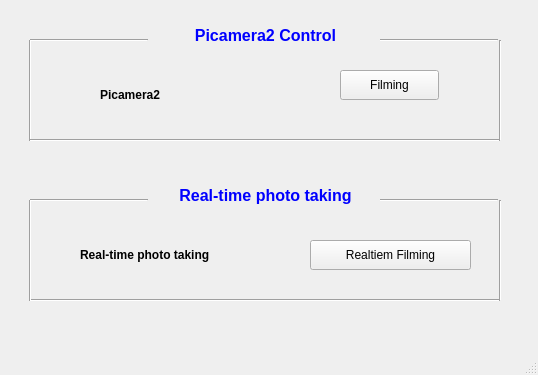
<?xml version="1.0" encoding="UTF-8"?>
<ui version="4.0">
 <class>MainWindow</class>
 <widget class="QMainWindow" name="MainWindow">
  <property name="geometry">
   <rect>
    <x>0</x>
    <y>0</y>
    <width>538</width>
    <height>375</height>
   </rect>
  </property>
  <property name="windowTitle">
   <string>MainWindow</string>
  </property>
  <widget class="QWidget" name="centralwidget">
   <widget class="QPushButton" name="capture_button">
    <property name="geometry">
     <rect>
      <x>340</x>
      <y>70</y>
      <width>99</width>
      <height>30</height>
     </rect>
    </property>
    <property name="text">
     <string>Filming</string>
    </property>
   </widget>
   <widget class="QLabel" name="status_label">
    <property name="geometry">
     <rect>
      <x>100</x>
      <y>70</y>
      <width>211</width>
      <height>51</height>
     </rect>
    </property>
    <property name="text">
     <string>&lt;html&gt;&lt;head/&gt;&lt;body&gt;&lt;p&gt;&lt;span style=&quot; font-weight:600;&quot;&gt;Picamera2&lt;/span&gt;&lt;/p&gt;&lt;/body&gt;&lt;/html&gt;</string>
    </property>
   </widget>
   <widget class="Line" name="line_27">
    <property name="geometry">
     <rect>
      <x>380</x>
      <y>190</y>
      <width>118</width>
      <height>20</height>
     </rect>
    </property>
    <property name="orientation">
     <enum>Qt::Horizontal</enum>
    </property>
   </widget>
   <widget class="Line" name="line_24">
    <property name="geometry">
     <rect>
      <x>380</x>
      <y>30</y>
      <width>118</width>
      <height>20</height>
     </rect>
    </property>
    <property name="orientation">
     <enum>Qt::Horizontal</enum>
    </property>
   </widget>
   <widget class="QLabel" name="label_2">
    <property name="geometry">
     <rect>
      <x>160</x>
      <y>170</y>
      <width>211</width>
      <height>41</height>
     </rect>
    </property>
    <property name="text">
     <string>&lt;html&gt;&lt;head/&gt;&lt;body&gt;&lt;p align=&quot;center&quot;&gt;&lt;span style=&quot; font-size:18pt; font-weight:600; color:#0000ff; vertical-align:sub;&quot;&gt;Real-time photo taking&lt;/span&gt;&lt;/p&gt;&lt;/body&gt;&lt;/html&gt;</string>
    </property>
   </widget>
   <widget class="Line" name="line_3">
    <property name="geometry">
     <rect>
      <x>20</x>
      <y>40</y>
      <width>20</width>
      <height>101</height>
     </rect>
    </property>
    <property name="orientation">
     <enum>Qt::Vertical</enum>
    </property>
   </widget>
   <widget class="Line" name="line_28">
    <property name="geometry">
     <rect>
      <x>30</x>
      <y>290</y>
      <width>471</width>
      <height>20</height>
     </rect>
    </property>
    <property name="orientation">
     <enum>Qt::Horizontal</enum>
    </property>
   </widget>
   <widget class="QLabel" name="label">
    <property name="geometry">
     <rect>
      <x>160</x>
      <y>10</y>
      <width>211</width>
      <height>41</height>
     </rect>
    </property>
    <property name="text">
     <string>&lt;html&gt;&lt;head/&gt;&lt;body&gt;&lt;p align=&quot;center&quot;&gt;&lt;span style=&quot; font-size:18pt; font-weight:600; color:#0000ff; vertical-align:sub;&quot;&gt;Picamera2 Control&lt;/span&gt;&lt;/p&gt;&lt;/body&gt;&lt;/html&gt;</string>
    </property>
   </widget>
   <widget class="Line" name="line_5">
    <property name="geometry">
     <rect>
      <x>20</x>
      <y>200</y>
      <width>20</width>
      <height>101</height>
     </rect>
    </property>
    <property name="orientation">
     <enum>Qt::Vertical</enum>
    </property>
   </widget>
   <widget class="QLabel" name="status1_label">
    <property name="geometry">
     <rect>
      <x>80</x>
      <y>230</y>
      <width>211</width>
      <height>51</height>
     </rect>
    </property>
    <property name="text">
     <string>&lt;html&gt;&lt;head/&gt;&lt;body&gt;&lt;p&gt;&lt;span style=&quot; font-weight:600;&quot;&gt;Real-time photo taking&lt;/span&gt;&lt;/p&gt;&lt;/body&gt;&lt;/html&gt;</string>
    </property>
   </widget>
   <widget class="Line" name="line_23">
    <property name="geometry">
     <rect>
      <x>30</x>
      <y>30</y>
      <width>118</width>
      <height>20</height>
     </rect>
    </property>
    <property name="orientation">
     <enum>Qt::Horizontal</enum>
    </property>
   </widget>
   <widget class="Line" name="line_4">
    <property name="geometry">
     <rect>
      <x>490</x>
      <y>200</y>
      <width>20</width>
      <height>101</height>
     </rect>
    </property>
    <property name="orientation">
     <enum>Qt::Vertical</enum>
    </property>
   </widget>
   <widget class="Line" name="line_25">
    <property name="geometry">
     <rect>
      <x>30</x>
      <y>190</y>
      <width>118</width>
      <height>20</height>
     </rect>
    </property>
    <property name="orientation">
     <enum>Qt::Horizontal</enum>
    </property>
   </widget>
   <widget class="QPushButton" name="capture1_button">
    <property name="geometry">
     <rect>
      <x>310</x>
      <y>240</y>
      <width>161</width>
      <height>30</height>
     </rect>
    </property>
    <property name="text">
     <string>Realtiem Filming</string>
    </property>
   </widget>
   <widget class="Line" name="line_26">
    <property name="geometry">
     <rect>
      <x>30</x>
      <y>130</y>
      <width>471</width>
      <height>20</height>
     </rect>
    </property>
    <property name="orientation">
     <enum>Qt::Horizontal</enum>
    </property>
   </widget>
   <widget class="Line" name="line_2">
    <property name="geometry">
     <rect>
      <x>490</x>
      <y>40</y>
      <width>20</width>
      <height>101</height>
     </rect>
    </property>
    <property name="orientation">
     <enum>Qt::Vertical</enum>
    </property>
   </widget>
  </widget>
  <widget class="QMenuBar" name="menubar">
   <property name="geometry">
    <rect>
     <x>0</x>
     <y>0</y>
     <width>538</width>
     <height>22</height>
    </rect>
   </property>
  </widget>
  <widget class="QStatusBar" name="statusbar"/>
 </widget>
 <resources/>
 <connections/>
</ui>
